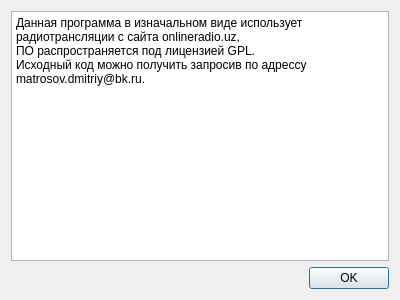
<?xml version="1.0" encoding="UTF-8"?>
<ui version="4.0">
 <class>About</class>
 <widget class="QDialog" name="About">
  <property name="geometry">
   <rect>
    <x>0</x>
    <y>0</y>
    <width>400</width>
    <height>300</height>
   </rect>
  </property>
  <property name="windowTitle">
   <string>Dialog</string>
  </property>
  <layout class="QVBoxLayout" name="verticalLayout">
   <item>
    <widget class="QPlainTextEdit" name="plainTextEdit">
     <property name="plainText">
      <string>Данная программа в изначальном виде использует радиотрансляции с сайта onlineradio.uz, 
ПО распространяется под лицензией GPL.
Исходный код можно получить запросив по адрессу matrosov.dmitriy@bk.ru.</string>
     </property>
    </widget>
   </item>
   <item>
    <widget class="QDialogButtonBox" name="buttonBox">
     <property name="orientation">
      <enum>Qt::Horizontal</enum>
     </property>
     <property name="standardButtons">
      <set>QDialogButtonBox::Ok</set>
     </property>
    </widget>
   </item>
  </layout>
 </widget>
 <resources/>
 <connections>
  <connection>
   <sender>buttonBox</sender>
   <signal>accepted()</signal>
   <receiver>About</receiver>
   <slot>accept()</slot>
   <hints>
    <hint type="sourcelabel">
     <x>248</x>
     <y>254</y>
    </hint>
    <hint type="destinationlabel">
     <x>157</x>
     <y>274</y>
    </hint>
   </hints>
  </connection>
  <connection>
   <sender>buttonBox</sender>
   <signal>rejected()</signal>
   <receiver>About</receiver>
   <slot>reject()</slot>
   <hints>
    <hint type="sourcelabel">
     <x>316</x>
     <y>260</y>
    </hint>
    <hint type="destinationlabel">
     <x>286</x>
     <y>274</y>
    </hint>
   </hints>
  </connection>
 </connections>
</ui>
